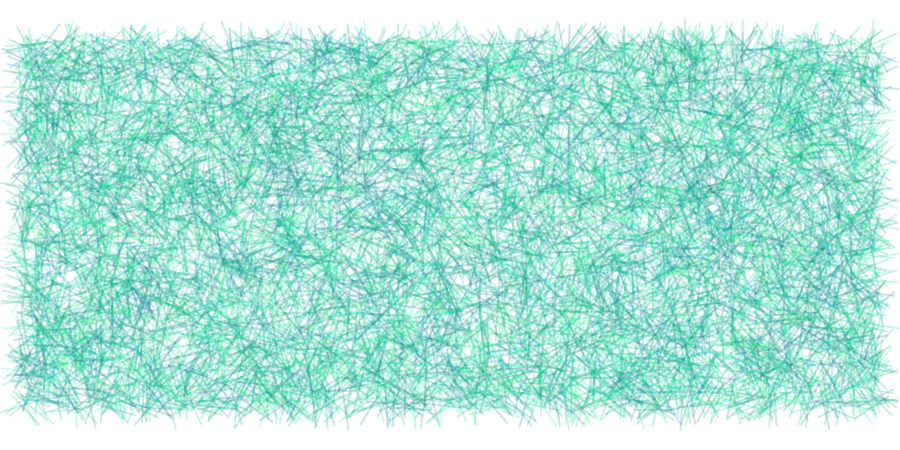
Frame 1 (no input)
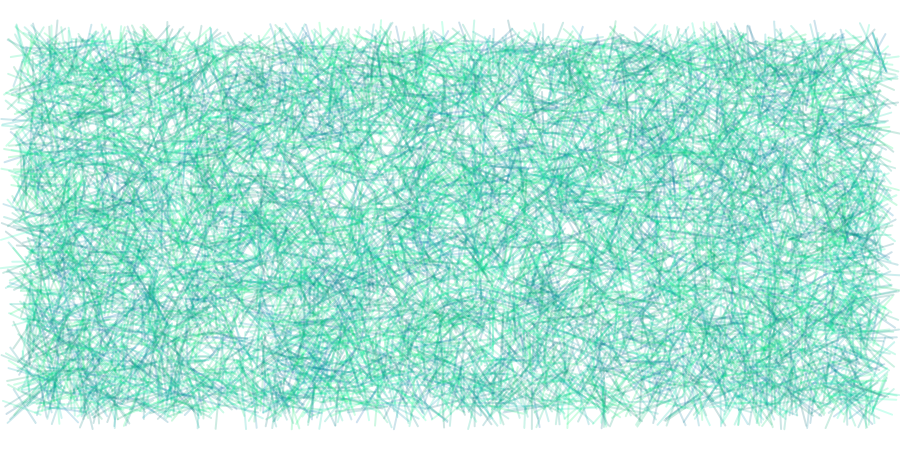
Frame 2 (the mouse pressed at the canvas centre, redrawn once)

The p5.js sketch that drew these frames (run headless with seeded random() and noise() and a simulated clock; the mouse was pressed at the canvas centre and the sketch redrawn once):

// p5.js sketch
// ── sketch.js
// 10.000 líneas rectas de 20 pixeles puestas aleatoriamente. Ocupar: line(), random() y ciclo for. Quise que tanto la posición como el color de las líneas fueran random.


let i = 0;
let col = {
  r: 255,
  g: 0,
  b: 0
};


function setup() {
  createCanvas(900, 450);
  strokeWeight(2);
  noLoop(); // mantiene las líneas quietas
}


function draw() {
  background(255);

  for (let i = 0; i < 10000; i++) {

    push();

    let posX = random(20, width - 20);
    let posY = random(40, height - 40);

    translate(posX, posY);

    rotate(random(TWO_PI));
    col.r = 0;
    col.g = random(100, 255);
    col.b = random(100, 180);
    stroke(col.r, col.g, col.b, 50); // de poner fill() las líneas se veían negras
    line(-20, 0, 20, 0);

    pop();

  }
}
